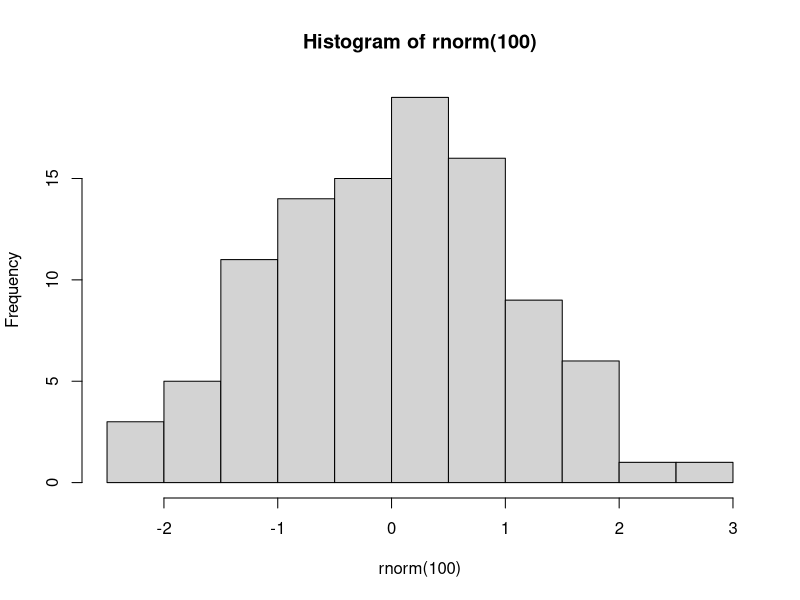

Write the R code that produced this figure.
## ---- chunk 1
rchunkprint <- function(code) {
  cat(paste("```{r}", "\n", code, "\n", "```", "\n", sep=""))
}
## ---- chunk 2
rchunkprint('hist(rnorm(100))')

## ---- chunk 3
hist(rnorm(100))
